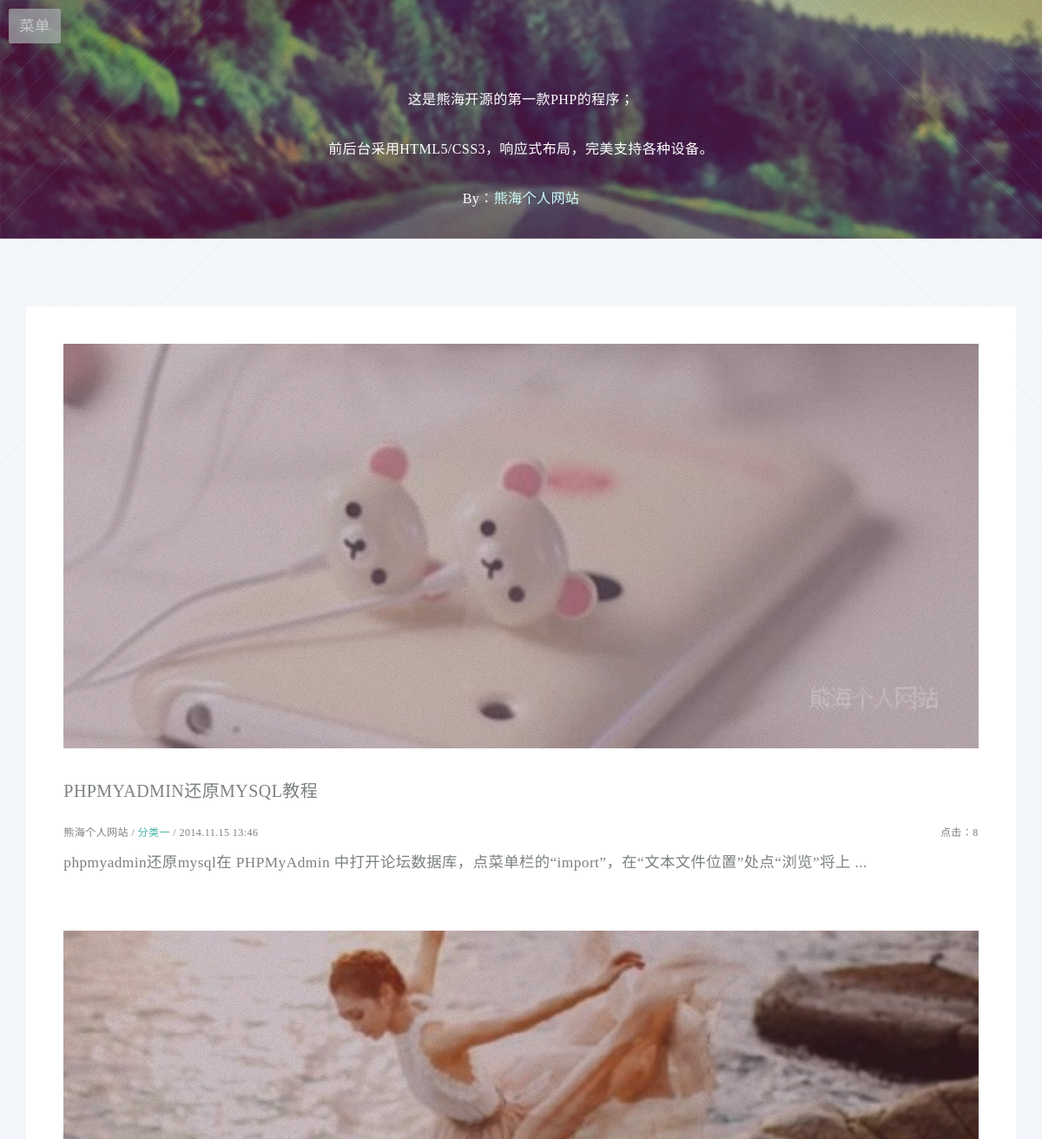
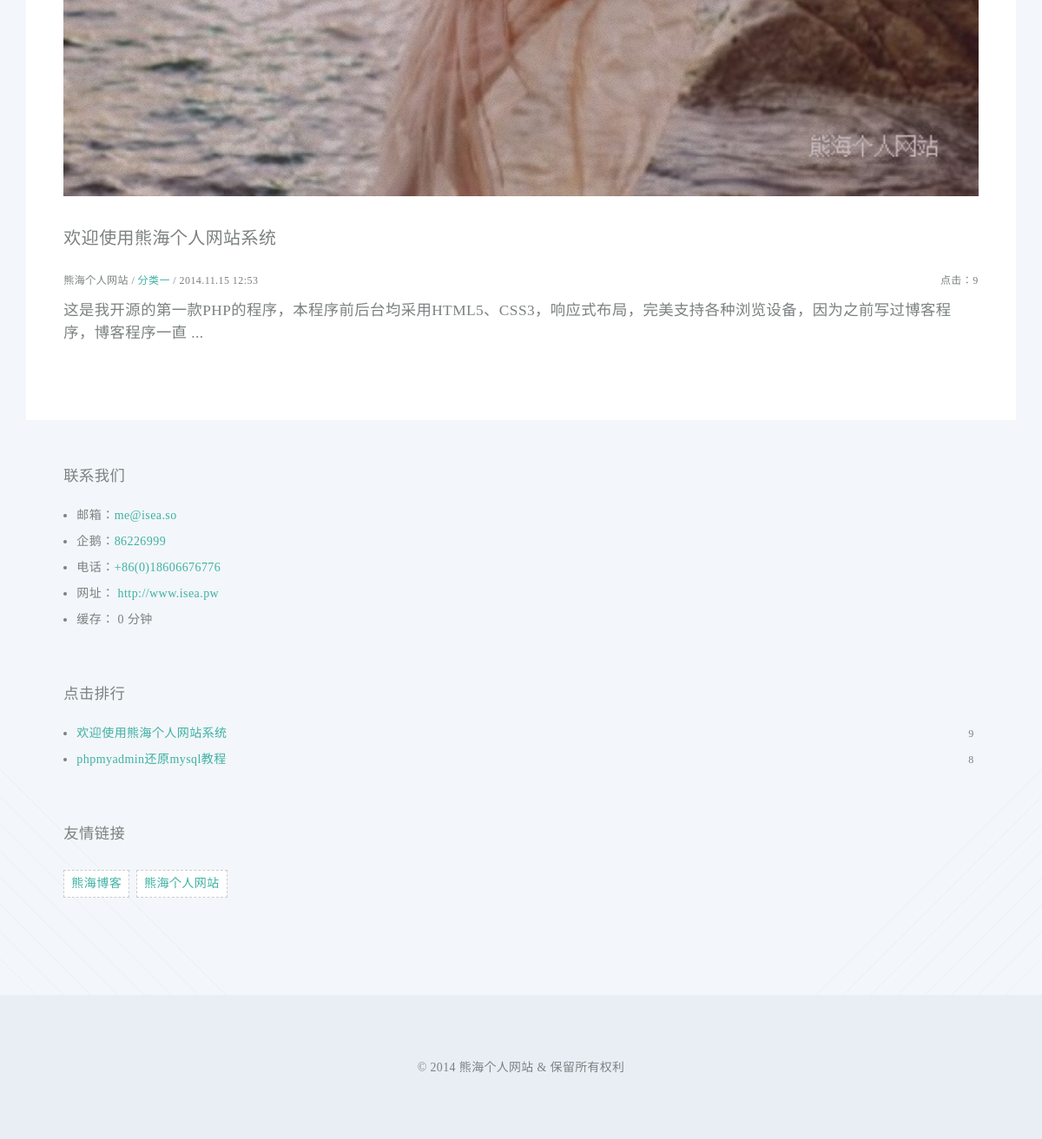
The page / on the database its author committed (2 pictures, top to bottom).
### tables this page shows
CREATE TABLE `web_settings` (
  `web_id` int(11) NOT NULL AUTO_INCREMENT,
  `web_name` varchar(255) DEFAULT NULL,
  `web_slogan` varchar(255) DEFAULT NULL,
  `web_title` varchar(255) DEFAULT NULL,
  `web_author` varchar(255) DEFAULT NULL,
  `web_keywords` longtext,
  `web_description` longtext,
  `web_url` varchar(255) DEFAULT NULL,
  `web_mail` varchar(255) DEFAULT NULL,
  `web_qq` varchar(255) DEFAULT NULL,
  `web_tel` varchar(255) DEFAULT NULL,
  `web_add` longtext,
  `web_copyright` longtext,
  `web_jiange` varchar(2) NOT NULL,
  `web_cache` int(11) NOT NULL,
  PRIMARY KEY (`web_id`)
);

CREATE TABLE `web_article` (
  `w_id` int(11) NOT NULL AUTO_INCREMENT,
  `w_title` varchar(255) DEFAULT NULL,
  `w_keywords` longtext,
  `l_id` int(11) DEFAULT NULL,
  `url_address` bigint(20) NOT NULL,
  `w_description` longtext,
  `w_author` varchar(255) DEFAULT NULL,
  `w_images` varchar(255) DEFAULT NULL,
  `w_content` longtext,
  `w_time` datetime DEFAULT NULL,
  `edit_time` datetime DEFAULT NULL,
  `view_yes` int(11) DEFAULT NULL,
  `w_tuijian` int(11) DEFAULT NULL,
  `hit` int(11) DEFAULT NULL,
  `w_zzip` varchar(255) DEFAULT NULL,
  `publish_mode` varchar(255) DEFAULT NULL,
  PRIMARY KEY (`w_id`),
  UNIQUE KEY `url_address` (`url_address`),
  KEY `w_id` (`w_id`),
  KEY `w_id_2` (`w_id`,`l_id`)
);

CREATE TABLE `web_2navigation` (
  `n_id` int(11) NOT NULL AUTO_INCREMENT,
  `n_name` varchar(255) DEFAULT NULL,
  `n_belong` int(11) DEFAULT NULL,
  `n_pattern` int(11) DEFAULT NULL,
  `n_open` varchar(255) DEFAULT NULL,
  `n_sequence` int(11) DEFAULT NULL,
  `n_display` int(11) DEFAULT NULL,
  `n_keywords` varchar(255) DEFAULT NULL,
  `n_description` varchar(255) DEFAULT NULL,
  `n_time` varchar(255) DEFAULT NULL,
  PRIMARY KEY (`n_id`),
  KEY `n_id` (`n_id`),
  KEY `n_id_2` (`n_id`)
);

CREATE TABLE `web_link` (
  `id` int(11) NOT NULL AUTO_INCREMENT,
  `name` varchar(50) DEFAULT NULL,
  `url` varchar(50) DEFAULT NULL,
  `mail` varchar(50) DEFAULT NULL,
  `jieshao` longtext,
  `nofollow` int(11) DEFAULT NULL,
  `view_yes` int(11) DEFAULT NULL,
  `time` datetime DEFAULT NULL,
  PRIMARY KEY (`id`),
  KEY `id` (`id`)
);

### apps/index.php (the view, shortened to what this page needs)
<?php
$query = "SELECT * FROM web_settings";
$result = mysql_query($query) or die('SQL语句有误：'.mysql_error());
$row = mysql_fetch_array($result);
?>
<!DOCTYPE HTML>
<html>
<head>
</head>
<body class="index loading">
<section id="cta">
<div id="logo_text">
<ul class="texts">
<?php echo $row['web_add']?>
<p id="p">By：<span><?php echo $row['web_author']?></span></p>
</ul>
</div>
</section>
<article id="main">
<section class="wrapper style4 container special">
<div class="row">
<?php
$query = "SELECT w_images,url_address,w_title,w_content,w_author,w_time,hit,l_id FROM web_article WHERE(view_yes=1) ORDER BY w_id DESC LIMIT 4";
$result = mysql_query($query) or die('SQL语句有误：'.mysql_error());
while (!!$article = mysql_fetch_array($result)) {
$w_content= strip_tags($article['w_content']);
$wz_images=$article['w_images'];
if ($wz_images<>""){
$wz_image="<font color='#ac68d7'>[ 图 ] </font>";
$img_images=$wz_images;
	}else{
$suijiimg="pic_".mt_rand(1,20);
$img_images="/images/material/".$suijiimg.".jpg";
}
$l_id=$article['l_id'];
$query2 = "SELECT n_id,n_name FROM web_2navigation WHERE n_id=$l_id";
$result2 = mysql_query($query2) or die('SQL语句有误：'.mysql_error());
$lanmu = mysql_fetch_array($result2)
?>
<div class="6u">
<section>
<a href="?post=<?php echo $article['url_address']?>" class="image feature"><img src="<?php echo $img_images?>" title="<?php echo $article['w_title']?>" /></a>
<header>
<h3><a href="?post=<?php echo $article['url_address']?>"><?php echo $article['w_title']?></a></h3>
<div class="contentinfo">
<span>点击：<?php echo $article['hit'] ?></span><?php echo $article['w_author'] ?> / <a href="?class=<?php echo $lanmu['n_id']?>"><?php echo $lanmu['n_name']?></a> / <?php echo date('Y.m.d H:i', strtotime($article['w_time']));?>
</div>
</header>
<p><?php echo mb_substr($w_content, 0, 70,'utf8')?> ...</p>
</section>
</div>
<?php }?>
</div>
</section>
<section class="wrapper style1 container special">
<div class="row">
<div class="4u">
<section>
<header>
<h4>联系我们</h4>
</header>
<div class="other_info">
<ul>
<li>邮箱：<a ><?php echo $row['web_mail']?></a></li>
<li>企鹅：<a ><?php echo $row['web_qq']?></a></li>
<li>电话：<a ><?php echo $row['web_tel']?></a></li>
<li>网址： <a href="<?php echo $row['web_url']?>"><?php echo $row['web_url']?></a></li>
<li>缓存： <?php echo $row['web_cache']?> 分钟</li>
</ul>
</div>
</section>
</div>
<div class="4u">
<section>
<header>
<h4>点击排行</h4>
</header>
<div class="other_info">
<ul>
<?php
$query=mysql_query("select * FROM web_article WHERE(view_yes=1) ORDER BY hit DESC LIMIT 5");
while($wz_info = mysql_fetch_array($query)){
?>
<li><a href="?post=<?php echo $wz_info['url_address']?>"><?php echo $wz_info['w_title']?></a> <span><?php echo $wz_info['hit']?></span></li>
<?php }?>
</ul>
</div>
</section>
</div>
<div class="4u">
<section>
<header>
<h4>友情链接</h4>
</header>
<div class="link_info">
<ul>
<?php
$query = "SELECT url,jieshao,nofollow,name FROM web_link WHERE(view_yes=1) ORDER BY id ASC";
$result = mysql_query($query) or die('SQL语句有误：'.mysql_error());
while (!!$u_link = mysql_fetch_array($result)) {
if ($u_link['nofollow']==1){
$nofollow='rel="nofollow"';
}else{
$nofollow="";
}
?>
<li><a href="<?php echo $u_link['url']?>" target="_blank" title="<?php echo $u_link['jieshao']?>" <?php echo $nofollow ?> ><?php echo $u_link['name']?></a></li>
<?php
}
?>
</ul>
</div>
</section>
</div>
</div>
</section>
</article>
<?php require 'transfer/footer.php'?>

### index.php (shortened to what this page needs)
<?php
$page = array_keys($_GET);
$page = strtolower(current($page));
switch ($page) {
    case '':
        include 'apps/index.php';
        exit;
}
?>

### transfer/footer.php (shortened to what this page needs)
<footer id="footer">
<span class="copyright"><?php echo $row['web_copyright']?></span>
</footer>
</body>
</html>

### css/style.css (style rules this page uses)
body, #skel-layers-wrapper { background: #f3f6fa; }
body, input, select, textarea { color: #7c8081; font-family:"Microsoft YaHei",微软雅黑,"Microsoft JhengHei",华文细黑,STHeiti,MingLiu; font-size: 15pt; font-weight: 300; letter-spacing: 0.025em; line-height: 1.75em; }
a { -moz-transition: all 0.2s ease-in-out; -webkit-transition: all 0.2s ease-in-out; -o-transition: all 0.2s ease-in-out; -ms-transition: all 0.2s ease-in-out; transition: all 0.2s ease-in-out; color: #3fb1a3; text-decoration: none; }
p, ul, ol, dl, table, blockquote { margin: 0 0 2em 0; }
h1, h2, h3, h4, h5, h6 { color: inherit; font-weight: 300; line-height: 1.75em; margin-bottom: 1em; text-transform: uppercase; }
h1 a, h2 a, h3 a, h4 a, h5 a, h6 a { color: inherit; text-decoration: none; border: 0; }
h3 { font-size: 1.15em; letter-spacing: 0.025em; }
footer > :last-child { margin-bottom: 0; }
.image { border: 0; position: relative; }
.image:before { background: url("images/overlay.png"); content: ''; height: 100%; left: 0; position: absolute; top: 0; width: 100%; }
.image.feature { display: block; margin: 0 0 2em 0; }
.image.feature img { display: block; width: 100%; }
.wrapper { margin-bottom: 5em; padding: 5em; }
.wrapper.style1 { padding: 0; }
.wrapper.style4 { background: white; color: inherit; padding: 4em; }
#main { background-image: url("images/dark-tl.svg"), url("images/dark-tr.svg"), url("images/dark-bl.svg"), url("images/dark-br.svg"); background-position: top left, top right, bottom left, bottom right; background-repeat: no-repeat; background-size: 25em; padding: 7em 0; }
#main > :last-child { margin-bottom: 0; }
body.index #main { padding-top: 5em; }
#cta { background-attachment: scroll, scroll, scroll, fixed; background-color: #645862; background-image: url("images/light-tl.svg"), url("images/light-tr.svg"), url("images/overlay.png"), url("../images/banner.jpg"); background-position: top left, top right, top left, bottom center; background-repeat: no-repeat, no-repeat, repeat, no-repeat; background-size: 25em, 25em, auto, cover; color: white; padding: 5em; text-align: center; }
#footer { background: #e8eef4; color: #7c8081; padding: 2em 2em 2em 2em; text-align: center; }
#footer .copyright { font-size: 0.8em; }
.contentinfo { font-size:12px; text-align:left; width:100%; height:30px; overflow:hidden; margin-bottom:5px; }
.contentinfo span { float:right; }
.other_info { font-size:14px; padding-left:15px; }
.other_info ul { padding:0px }
.other_info li { line-height:30px; list-style-type:disc; }
.other_info span { float:right; font-size:12px; padding-right:5px; }
.link_info { width:100%; font-size:14px; }
.link_info ul { padding:0px; }
.link_info li { padding:2px 8px 2px 8px; border:1px dashed #ccc; background:#FFF; list-style-type:none; float:left; margin-right:8px; margin-bottom:8px; }
#logo_text { text-align:center; margin-top:50px; margin-bottom:-50px; }
.texts { font-size:16px;color:#fff; padding:0px; }
.texts p { dispaly:block;line-height:25px; }
.texts #p { text-align:center; }
.texts #p span { color:#CFF; }
.texts p:nth-child(1) { -webkit-animation: animations 3s ease-out 1s backwards; -moz-animation: animations 3s ease-out 1s backwards; -o-animation: animations 3s ease-out 1s backwards; -ms-animation: animations 3s ease-out 1s backwards; animation: animations 3s ease-out 1s backwards; }
.texts p:nth-child(2) { -webkit-animation: animations 3s ease-out 4s backwards; -moz-animation: animations 3s ease-out 4s backwards; -o-animation: animations 3s ease-out 4s backwards; -ms-animation: animations 3s ease-out 4s backwards; animation: animations 3s ease-out 4s backwards; }
.texts p:nth-child(3) { -webkit-animation: animations2 5s ease-in-out 7s backwards; -moz-animation: animations2 5s ease-in-out 7s backwards; -o-animation: animations2 5s ease-in-out 7s backwards; -ms-animation: animations2 5s ease-in-out 7s backwards; animation: animations2 5s ease-in-out 7s backwards; }

### css/style-wide.css (style rules this page uses)
body, input, select, textarea { font-size: 14pt; }

### css/style-normal.css (style rules this page uses)
body, input, select, textarea { font-size: 13pt; letter-spacing: 0.025em; line-height: 1.65em; }
h1, h2, h3, h4, h5, h6 { line-height: 1.5em; }
.wrapper { margin-bottom: 4em; padding: 4em 3em; }
.wrapper.style4 { padding: 3em; }
#cta { padding: 4em; background-attachment: scroll; }
#footer { padding: 4em; }

### rows shown on the page
web_settings: web_add "这是熊海开源的第一款PHP的程序； 前后台采用HTML5/CSS3，响应式布局，完美支持各种设备。", web_author "熊海个人网站", web_mail "me@isea.so", web_qq "86226999", web_tel "+86(0)18606676776", web_url "http://www.isea.pw", web_cache "0", web_copyright "© 2014 熊海个人网站 & 保留所有权利"
web_article: shows a picture, w_title "PHPMYADMIN还原MYSQL教程", hit "8", w_author "熊海个人网站", web_2navigation.n_name "分类一", w_time "2014.11.15 13:46", w_content "phpmyadmin还原mysql在 PHPMyAdmin 中打开论坛数据库，点菜单栏的“import”，在“文本文件位置”处点“浏览”将上", w_title "phpmyadmin还原mysql教程"
web_article: shows a picture, w_title "欢迎使用熊海个人网站系统", hit "9", w_author "熊海个人网站", web_2navigation.n_name "分类一", w_time "2014.11.15 12:53", w_content "这是我开源的第一款PHP的程序，本程序前后台均采用HTML5、CSS3，响应式布局，完美支持各种浏览设备，因为之前写过博客程序，博客程序一直"
web_link: name "熊海博客"
web_link: name "熊海个人网站"
